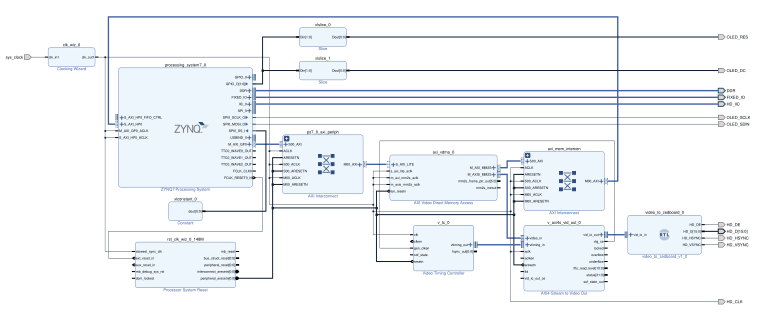
#> input picture imgs/i1.png, 1520 x 629 px (shown at 1/2 size)
$ python image-to-memory-map.py
#> lines starting #> are read from the running program, lines starting #| are printed output that depends on the picture
#> the answer given: imgs/i1.png
#!/usr/bin/python3

import numpy as np
import cv2

# Target Width and Height
W, H = 1920, 1080

def get_yuv(img="pic.jpg"):
  # Read image and convert to YCrCb
#> called with img = 'imgs/i1.png'
  img = cv2.imread(img)
#> img is the input picture: shape (629, 1520, 3); mean B, G, R 247.7, 244.8, 241.9
  img = cv2.resize(img, (W, H))
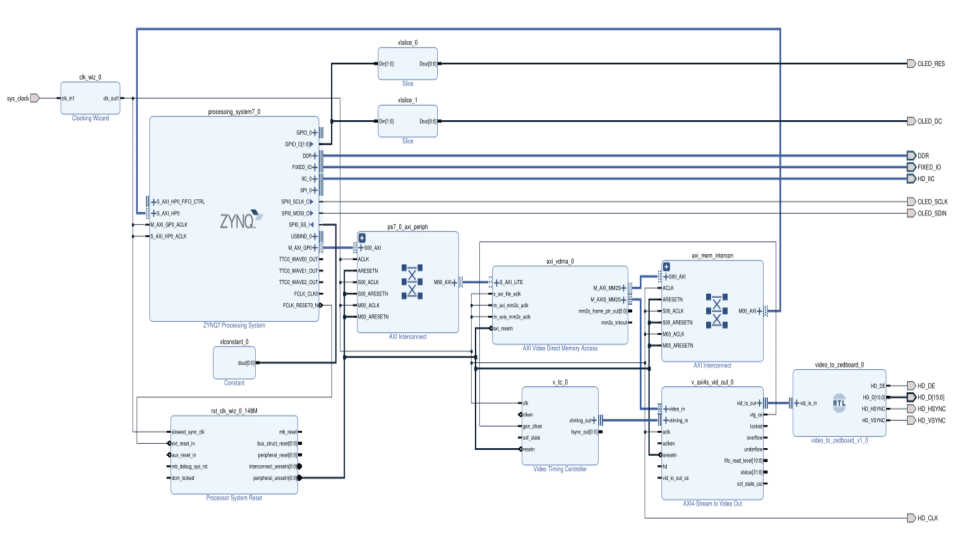
#> img: shape (1080, 1920, 3) (shown at 1/2 size); mean B, G, R 247.6, 244.7, 241.9
  img = cv2.cvtColor(img, cv2.COLOR_BGR2YCrCb)
#> img: shape (1080, 1920, 3); mean of channels 0, 1, 2 244.3, 126.3, 130

  # Subsample image: alternate Cb and Cr values
  sub = np.empty((H, W, 2), dtype=img.dtype)

  sub[:,:,0] = img[:,:,0]

  sub[:,0::2,1] = img[:,0::2,2] # Get Cb
  sub[:,1::2,1] = img[:,1::2,1] # Get Cr

  return sub

def make_c_header(img):
  # Generate C file for FPGA
  with open("image.h", "w") as f:
    text_lines = ["#ifndef __IMAGE_H__\n", "#define __IMAGE_H__\n", "\n", "u8 image_data[] __attribute__ ((aligned (64))) = {\n"]

    for line in range(H):
      text_line = "  "
      for col in range(W):
        text_line += hex(img[line, col, 0]) + ", " + hex(img[line, col, 1]) + ", "

      text_line += "\n"
      text_lines.append(text_line)

    text_lines.extend(["};\n", "\n", "#endif\n"])

    f.writelines(text_lines)

def main():
    name = input("Image Filename: ")

    img = get_yuv(name)
    make_c_header(img)

main()
